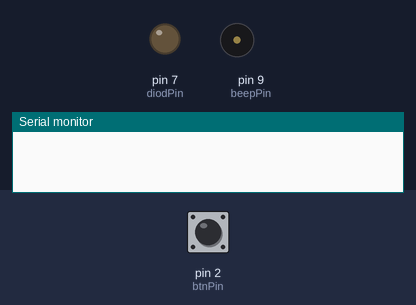
The sketch below on a simulated Arduino Uno, built with avr-gcc and run on an emulated ATmega328P. On the bench: output pins drawn as LEDs (lit = HIGH), buzzer (waves = sounding), the last lines printed to the serial monitor. Dashed ring = blinking. The inputs (shaded band) are chosen by the test bench; at power-on: pin 2 (btnPin) HIGH.

Above: at 1.2 s.
1.3 s: pin 2 (btnPin) pulled LOW for 0.15 s
At 1.37 s:
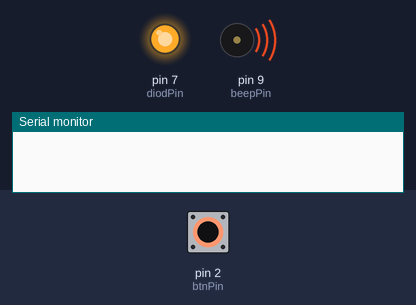
2.9 s: pin 2 (btnPin) pulled LOW for 1 s
At 4.9 s:
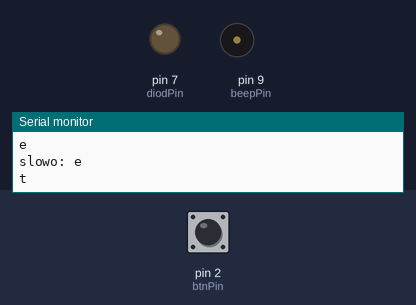
6.8 s: pin 2 (btnPin) pulled LOW for 3.2 s
At 7.1 s:
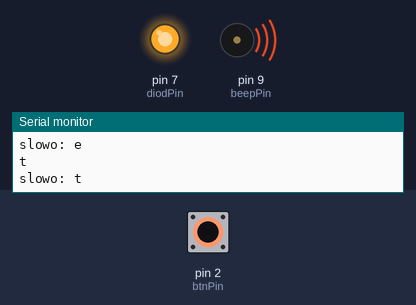
11.5 s: pin 2 (btnPin) pulsed LOW 2 times (0.12 s each, 0.3 s apart)
At 11.56 s:
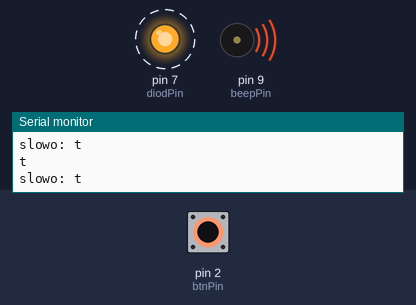
14.8 s: pin 2 (btnPin) pulsed LOW 5 times (0.12 s each, 0.3 s apart)
At 17.3 s:
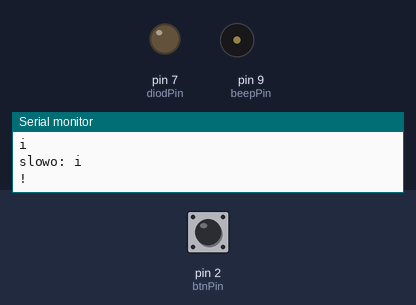
Timing chart, 0 to 18.8 s (numbered marks = the images above; inputs shaded):
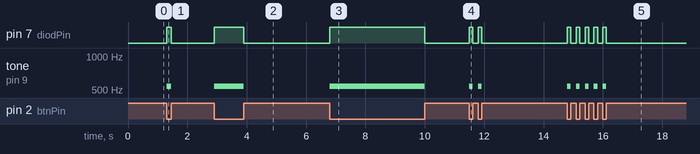

Measured:
- after the input at 1.3 s, pin 7 (diodPin): LOW → HIGH at once, → LOW 0.15 s later; tone on pin 9 (beepPin): silent → 540 Hz at once, → silent 0.15 s later
- after the input at 2.9 s, pin 7 (diodPin): LOW → HIGH at once, → LOW 1.0 s later; tone on pin 9 (beepPin): silent → 540 Hz at once, → silent 1.0 s later
- after the input at 6.8 s, pin 7 (diodPin): LOW → HIGH at once, → LOW 3.2 s later; tone on pin 9 (beepPin): silent → 540 Hz at once, → silent 3.2 s later
- after the input at 11.5 s, pin 7 (diodPin): alternates HIGH for 0.12 s and LOW for 0.18 s, 4 changes in all, then stays LOW, starting at once; tone on pin 9 (beepPin): alternates 540 Hz for 0.12 s and silent for 0.18 s, 4 changes in all, then stays silent, starting at once
- after the input at 14.8 s, pin 7 (diodPin): alternates HIGH for 0.12 s and LOW for 0.18 s, 10 changes in all, then stays LOW, starting at once; tone on pin 9 (beepPin): alternates 540 Hz for 0.12 s and silent for 0.18 s, 10 changes in all, then stays silent, starting at once

The sketch:

zad6.ino
```cpp
#define btnPin 2
#define diodPin 7
#define beepPin 9


/*
ponizej 3*kropka czasu nacisniecie mamy kropke
powyżej 3*kropka czasu nacisniecia mamy kreske

ponizej kropka czasu puszczenia mamy el. znaku
powyżej kropka a poniżej 3*kropka czasu puszczenia elementy znaku są zamieniane na znak
powyżej 3*kropka a poniżej 7*kropka czasu puszczenia znaki są zamieniane na slowo
powyżej 7*kropka czasu puszczenia automatycznie wypisywane jest slowo
*/
String tab[26] =
{
String(".-"), //a
String("-..."), //b
String("-.-."), //c
String("-.."), //d
String("."), //e
String("..-."), //f
String("--."), //g
String("...."), //h
String(".."), //i
String(".---"), //j
String("-.-"), //k
String(".-.."), //l
String("--"), //m
String("-."), //n
String("---"), //o
String(".--."), //p
String("--.-"), //q
String(".-."), //r
String("..."), //s
String("-"), //t
String("..-"), //u
String("...-"), //v
String(".--"), //w
String("-..-"), //x
String("-.--"), //y
String("--..") //z
};

int kropka = 200;

int hold = 0;
int released = 0;

int nacisniecie;
int czas_nacisniecia;

int parse_time;
int parse;

String el = String("");
String slowo = String("");
String output = String("");

int slowo_gotowe = 0;

void setup() {
    Serial.begin(9600);
    pinMode(btnPin, INPUT_PULLUP);
    pinMode(diodPin, OUTPUT);
}

void loop() {
  int sensorVal = digitalRead(btnPin); //gdy puszczony to jest 1

    // on press
    if(sensorVal == 0 && hold == 0) {
        hold = 1;
        released = 0;
        //Serial.println("pressed");
        nacisniecie = millis();

        if(slowo_gotowe) {
          Serial.print("slowo: ");
            Serial.println(output);
            output = String("");
            slowo_gotowe = 0;
        }
        tone(beepPin,540);
        digitalWrite(diodPin,HIGH);
    }

    // on release
    if(sensorVal == 1 && hold == 1) {
        hold = 0;
        released = 1;
        czas_nacisniecia = millis() - nacisniecie;
        //Serial.println(czas_nacisniecia);
        el += kropka_czy_kreska(czas_nacisniecia);

        parse = millis();

        noTone(beepPin);
        digitalWrite(diodPin,LOW);
    }

    if(released) {
       parse_time = millis() - parse;

       if(parse_time <= kropka) {
          //nic bo sie dodaje do znakow na puszczeniu przycisku
       }
       if(parse_time > kropka && parse_time <= 3*kropka) {
           slowo += morse_to_letter(el);
           if( el.length() > 0 )
           Serial.println(morse_to_letter(el));
           el = String("");
       }
       if(parse_time > 3*kropka && parse_time <= 7*kropka) {
           output += slowo;
           slowo = String("");
           int slowo_gotowe = 1;
       }
       if(parse_time > 7*kropka) {
           Serial.print("slowo: ");
           Serial.println(output);
            released = 0;
            output = String("");
            slowo_gotowe = 0;
       }
    }
}

String morse_to_letter(String morse)
{
    for(int i=0; i<26; i++)
      if(morse.compareTo(tab[i]) == 0)
        return String((char)('a' + i));

    //chyba niepotrzebne
    if(morse.compareTo(String("")) == 0 ) return String("");

    // gdy sie nie dopasowalo tzn nie ma takiego znaku
    return String("!");
}

String kropka_czy_kreska(int time) {
    if( time < 3*kropka )
        return String(".");
    if( time >= 3*kropka)
        return String("-");
}
```
